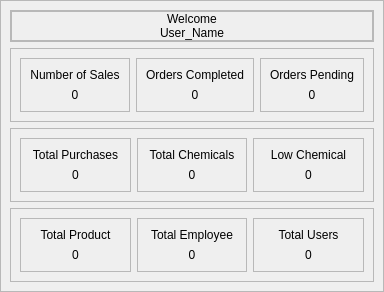
            <widget class="QWidget" name="page_dashboard">
             <layout class="QVBoxLayout" name="verticalLayout_118">
              <property name="spacing">
               <number>0</number>
              </property>
              <property name="leftMargin">
               <number>0</number>
              </property>
              <property name="topMargin">
               <number>0</number>
              </property>
              <property name="rightMargin">
               <number>0</number>
              </property>
              <property name="bottomMargin">
               <number>0</number>
              </property>
              <item>
               <widget class="QFrame" name="frame_135">
                <property name="frameShape">
                 <enum>QFrame::StyledPanel</enum>
                </property>
                <property name="frameShadow">
                 <enum>QFrame::Raised</enum>
                </property>
                <layout class="QVBoxLayout" name="verticalLayout_116">
                 <item>
                  <widget class="QFrame" name="frame_144">
                   <property name="styleSheet">
                    <string notr="true"/>
                   </property>
                   <property name="frameShape">
                    <enum>QFrame::StyledPanel</enum>
                   </property>
                   <property name="frameShadow">
                    <enum>QFrame::Raised</enum>
                   </property>
                   <layout class="QHBoxLayout" name="horizontalLayout_46">
                    <property name="spacing">
                     <number>0</number>
                    </property>
                    <property name="leftMargin">
                     <number>0</number>
                    </property>
                    <property name="topMargin">
                     <number>0</number>
                    </property>
                    <property name="rightMargin">
                     <number>0</number>
                    </property>
                    <property name="bottomMargin">
                     <number>0</number>
                    </property>
                    <item>
                     <widget class="QFrame" name="frame_157">
                      <property name="sizePolicy">
                       <sizepolicy hsizetype="Preferred" vsizetype="Expanding">
                        <horstretch>0</horstretch>
                        <verstretch>0</verstretch>
                       </sizepolicy>
                      </property>
                      <property name="frameShape">
                       <enum>QFrame::StyledPanel</enum>
                      </property>
                      <property name="frameShadow">
                       <enum>QFrame::Raised</enum>
                      </property>
                      <layout class="QVBoxLayout" name="verticalLayout_148">
                       <property name="spacing">
                        <number>0</number>
                       </property>
                       <property name="leftMargin">
                        <number>0</number>
                       </property>
                       <property name="topMargin">
                        <number>0</number>
                       </property>
                       <property name="rightMargin">
                        <number>0</number>
                       </property>
                       <property name="bottomMargin">
                        <number>0</number>
                       </property>
                       <item alignment="Qt::AlignHCenter|Qt::AlignBottom">
                        <widget class="QLabel" name="label_83">
                         <property name="styleSheet">
                          <string notr="true">font: 75 40pt &quot;Century Gothic&quot;;
</string>
                         </property>
                         <property name="frameShadow">
                          <enum>QFrame::Plain</enum>
                         </property>
                         <property name="text">
                          <string>Welcome</string>
                         </property>
                         <property name="textFormat">
                          <enum>Qt::AutoText</enum>
                         </property>
                         <property name="scaledContents">
                          <bool>false</bool>
                         </property>
                         <property name="alignment">
                          <set>Qt::AlignCenter</set>
                         </property>
                        </widget>
                       </item>
                       <item alignment="Qt::AlignHCenter|Qt::AlignTop">
                        <widget class="QLabel" name="user_name">
                         <property name="styleSheet">
                          <string notr="true">font: 75 25pt &quot;Century Gothic&quot;;</string>
                         </property>
                         <property name="text">
                          <string>User_Name</string>
                         </property>
                         <property name="alignment">
                          <set>Qt::AlignCenter</set>
                         </property>
                        </widget>
                       </item>
                      </layout>
                     </widget>
                    </item>
                   </layout>
                  </widget>
                 </item>
                 <item>
                  <widget class="QFrame" name="frame_136">
                   <property name="frameShape">
                    <enum>QFrame::StyledPanel</enum>
                   </property>
                   <property name="frameShadow">
                    <enum>QFrame::Raised</enum>
                   </property>
                   <layout class="QHBoxLayout" name="horizontalLayout_44">
                    <item>
                     <widget class="QFrame" name="frame_150">
                      <property name="frameShape">
                       <enum>QFrame::StyledPanel</enum>
                      </property>
                      <property name="frameShadow">
                       <enum>QFrame::Raised</enum>
                      </property>
                      <layout class="QVBoxLayout" name="verticalLayout_117">
                       <item>
                        <widget class="QLabel" name="label_71">
                         <property name="styleSheet">
                          <string notr="true">font: 22pt &quot;Century Gothic&quot;;</string>
                         </property>
                         <property name="text">
                          <string>Number of Sales</string>
                         </property>
                         <property name="alignment">
                          <set>Qt::AlignCenter</set>
                         </property>
                        </widget>
                       </item>
                       <item>
                        <widget class="QLabel" name="number_of_sales">
                         <property name="styleSheet">
                          <string notr="true">font: 22pt &quot;Century Gothic&quot;;</string>
                         </property>
                         <property name="text">
                          <string>0</string>
                         </property>
                         <property name="alignment">
                          <set>Qt::AlignCenter</set>
                         </property>
                        </widget>
                       </item>
                      </layout>
                     </widget>
                    </item>
                    <item>
                     <widget class="QFrame" name="frame_151">
                      <property name="frameShape">
                       <enum>QFrame::StyledPanel</enum>
                      </property>
                      <property name="frameShadow">
                       <enum>QFrame::Raised</enum>
                      </property>
                      <layout class="QVBoxLayout" name="verticalLayout_119">
                       <item>
                        <widget class="QLabel" name="label_73">
                         <property name="styleSheet">
                          <string notr="true">font: 22pt &quot;Century Gothic&quot;;</string>
                         </property>
                         <property name="text">
                          <string>Orders Completed</string>
                         </property>
                         <property name="alignment">
                          <set>Qt::AlignCenter</set>
                         </property>
                        </widget>
                       </item>
                       <item>
                        <widget class="QLabel" name="order_completed">
                         <property name="styleSheet">
                          <string notr="true">font: 22pt &quot;Century Gothic&quot;;</string>
                         </property>
                         <property name="text">
                          <string>0</string>
                         </property>
                         <property name="alignment">
                          <set>Qt::AlignCenter</set>
                         </property>
                        </widget>
                       </item>
                      </layout>
                     </widget>
                    </item>
                    <item>
                     <widget class="QFrame" name="frame_152">
                      <property name="frameShape">
                       <enum>QFrame::StyledPanel</enum>
                      </property>
                      <property name="frameShadow">
                       <enum>QFrame::Raised</enum>
                      </property>
                      <layout class="QVBoxLayout" name="verticalLayout_120">
                       <item>
                        <widget class="QLabel" name="label_75">
                         <property name="styleSheet">
                          <string notr="true">font: 22pt &quot;Century Gothic&quot;;</string>
                         </property>
                         <property name="text">
                          <string>Orders Pending</string>
                         </property>
                         <property name="alignment">
                          <set>Qt::AlignCenter</set>
                         </property>
                        </widget>
                       </item>
                       <item>
                        <widget class="QLabel" name="order_pending">
                         <property name="styleSheet">
                          <string notr="true">font: 22pt &quot;Century Gothic&quot;;</string>
                         </property>
                         <property name="text">
                          <string>0</string>
                         </property>
                         <property name="alignment">
                          <set>Qt::AlignCenter</set>
                         </property>
                        </widget>
                       </item>
                      </layout>
                     </widget>
                    </item>
                   </layout>
                  </widget>
                 </item>
                 <item>
                  <widget class="QFrame" name="frame_201">
                   <property name="frameShape">
                    <enum>QFrame::StyledPanel</enum>
                   </property>
                   <property name="frameShadow">
                    <enum>QFrame::Raised</enum>
                   </property>
                   <layout class="QHBoxLayout" name="horizontalLayout_53">
                    <item>
                     <widget class="QFrame" name="frame_218">
                      <property name="frameShape">
                       <enum>QFrame::StyledPanel</enum>
                      </property>
                      <property name="frameShadow">
                       <enum>QFrame::Raised</enum>
                      </property>
                      <layout class="QVBoxLayout" name="verticalLayout_159">
                       <item>
                        <widget class="QLabel" name="label_110">
                         <property name="styleSheet">
                          <string notr="true">font: 22pt &quot;Century Gothic&quot;;</string>
                         </property>
                         <property name="text">
                          <string>Total Purchases</string>
                         </property>
                         <property name="alignment">
                          <set>Qt::AlignCenter</set>
                         </property>
                        </widget>
                       </item>
                       <item>
                        <widget class="QLabel" name="total_purchases">
                         <property name="styleSheet">
                          <string notr="true">font: 22pt &quot;Century Gothic&quot;;</string>
                         </property>
                         <property name="text">
                          <string>0</string>
                         </property>
                         <property name="alignment">
                          <set>Qt::AlignCenter</set>
                         </property>
                        </widget>
                       </item>
                      </layout>
                     </widget>
                    </item>
                    <item>
                     <widget class="QFrame" name="frame_219">
                      <property name="frameShape">
                       <enum>QFrame::StyledPanel</enum>
                      </property>
                      <property name="frameShadow">
                       <enum>QFrame::Raised</enum>
                      </property>
                      <layout class="QVBoxLayout" name="verticalLayout_160">
                       <item>
                        <widget class="QLabel" name="label_125">
                         <property name="styleSheet">
                          <string notr="true">font: 22pt &quot;Century Gothic&quot;;</string>
                         </property>
                         <property name="text">
                          <string>Total Chemicals</string>
                         </property>
                         <property name="alignment">
                          <set>Qt::AlignCenter</set>
                         </property>
                        </widget>
                       </item>
                       <item>
                        <widget class="QLabel" name="total_chemical">
                         <property name="styleSheet">
                          <string notr="true">font: 22pt &quot;Century Gothic&quot;;</string>
                         </property>
                         <property name="text">
                          <string>0</string>
                         </property>
                         <property name="alignment">
                          <set>Qt::AlignCenter</set>
                         </property>
                        </widget>
                       </item>
                      </layout>
                     </widget>
                    </item>
                    <item>
                     <widget class="QFrame" name="frame_220">
                      <property name="frameShape">
                       <enum>QFrame::StyledPanel</enum>
                      </property>
                      <property name="frameShadow">
                       <enum>QFrame::Raised</enum>
                      </property>
                      <layout class="QVBoxLayout" name="verticalLayout_161">
                       <item>
                        <widget class="QLabel" name="label_127">
                         <property name="styleSheet">
                          <string notr="true">font: 22pt &quot;Century Gothic&quot;;</string>
                         </property>
                         <property name="text">
                          <string>Low Chemical</string>
                         </property>
                         <property name="alignment">
                          <set>Qt::AlignCenter</set>
                         </property>
                        </widget>
                       </item>
                       <item>
                        <widget class="QLabel" name="low_chemical">
                         <property name="styleSheet">
                          <string notr="true">font: 22pt &quot;Century Gothic&quot;;</string>
                         </property>
                         <property name="text">
                          <string>0</string>
                         </property>
                         <property name="alignment">
                          <set>Qt::AlignCenter</set>
                         </property>
                        </widget>
                       </item>
                      </layout>
                     </widget>
                    </item>
                   </layout>
                  </widget>
                 </item>
                 <item>
                  <widget class="QFrame" name="frame_145">
                   <property name="frameShape">
                    <enum>QFrame::StyledPanel</enum>
                   </property>
                   <property name="frameShadow">
                    <enum>QFrame::Raised</enum>
                   </property>
                   <layout class="QHBoxLayout" name="horizontalLayout_45">
                    <item>
                     <widget class="QFrame" name="frame_155">
                      <property name="frameShape">
                       <enum>QFrame::StyledPanel</enum>
                      </property>
                      <property name="frameShadow">
                       <enum>QFrame::Raised</enum>
                      </property>
                      <layout class="QVBoxLayout" name="verticalLayout_123">
                       <item>
                        <widget class="QLabel" name="label_81">
                         <property name="styleSheet">
                          <string notr="true">font: 22pt &quot;Century Gothic&quot;;</string>
                         </property>
                         <property name="text">
                          <string>Total Product</string>
                         </property>
                         <property name="alignment">
                          <set>Qt::AlignCenter</set>
                         </property>
                        </widget>
                       </item>
                       <item>
                        <widget class="QLabel" name="total_product">
                         <property name="styleSheet">
                          <string notr="true">font: 22pt &quot;Century Gothic&quot;;</string>
                         </property>
                         <property name="text">
                          <string>0</string>
                         </property>
                         <property name="alignment">
                          <set>Qt::AlignCenter</set>
                         </property>
                        </widget>
                       </item>
                      </layout>
                     </widget>
                    </item>
                    <item>
                     <widget class="QFrame" name="frame_153">
                      <property name="frameShape">
                       <enum>QFrame::StyledPanel</enum>
                      </property>
                      <property name="frameShadow">
                       <enum>QFrame::Raised</enum>
                      </property>
                      <layout class="QVBoxLayout" name="verticalLayout_121">
                       <item>
                        <widget class="QLabel" name="label_77">
                         <property name="styleSheet">
                          <string notr="true">font: 22pt &quot;Century Gothic&quot;;</string>
                         </property>
                         <property name="text">
                          <string>Total Employee</string>
                         </property>
                         <property name="alignment">
                          <set>Qt::AlignCenter</set>
                         </property>
                        </widget>
                       </item>
                       <item>
                        <widget class="QLabel" name="total_employee">
                         <property name="styleSheet">
                          <string notr="true">font: 22pt &quot;Century Gothic&quot;;</string>
                         </property>
                         <property name="text">
                          <string>0</string>
                         </property>
                         <property name="alignment">
                          <set>Qt::AlignCenter</set>
                         </property>
                        </widget>
                       </item>
                      </layout>
                     </widget>
                    </item>
                    <item>
                     <widget class="QFrame" name="frame_154">
                      <property name="frameShape">
                       <enum>QFrame::StyledPanel</enum>
                      </property>
                      <property name="frameShadow">
                       <enum>QFrame::Raised</enum>
                      </property>
                      <layout class="QVBoxLayout" name="verticalLayout_122">
                       <item>
                        <widget class="QLabel" name="label_79">
                         <property name="styleSheet">
                          <string notr="true">font: 22pt &quot;Century Gothic&quot;;</string>
                         </property>
                         <property name="text">
                          <string>Total Users</string>
                         </property>
                         <property name="alignment">
                          <set>Qt::AlignCenter</set>
                         </property>
                        </widget>
                       </item>
                       <item>
                        <widget class="QLabel" name="total_users">
                         <property name="styleSheet">
                          <string notr="true">font: 22pt &quot;Century Gothic&quot;;</string>
                         </property>
                         <property name="text">
                          <string>0</string>
                         </property>
                         <property name="alignment">
                          <set>Qt::AlignCenter</set>
                         </property>
                        </widget>
                       </item>
                      </layout>
                     </widget>
                    </item>
                   </layout>
                  </widget>
                 </item>
                </layout>
               </widget>
              </item>
             </layout>
            </widget>
